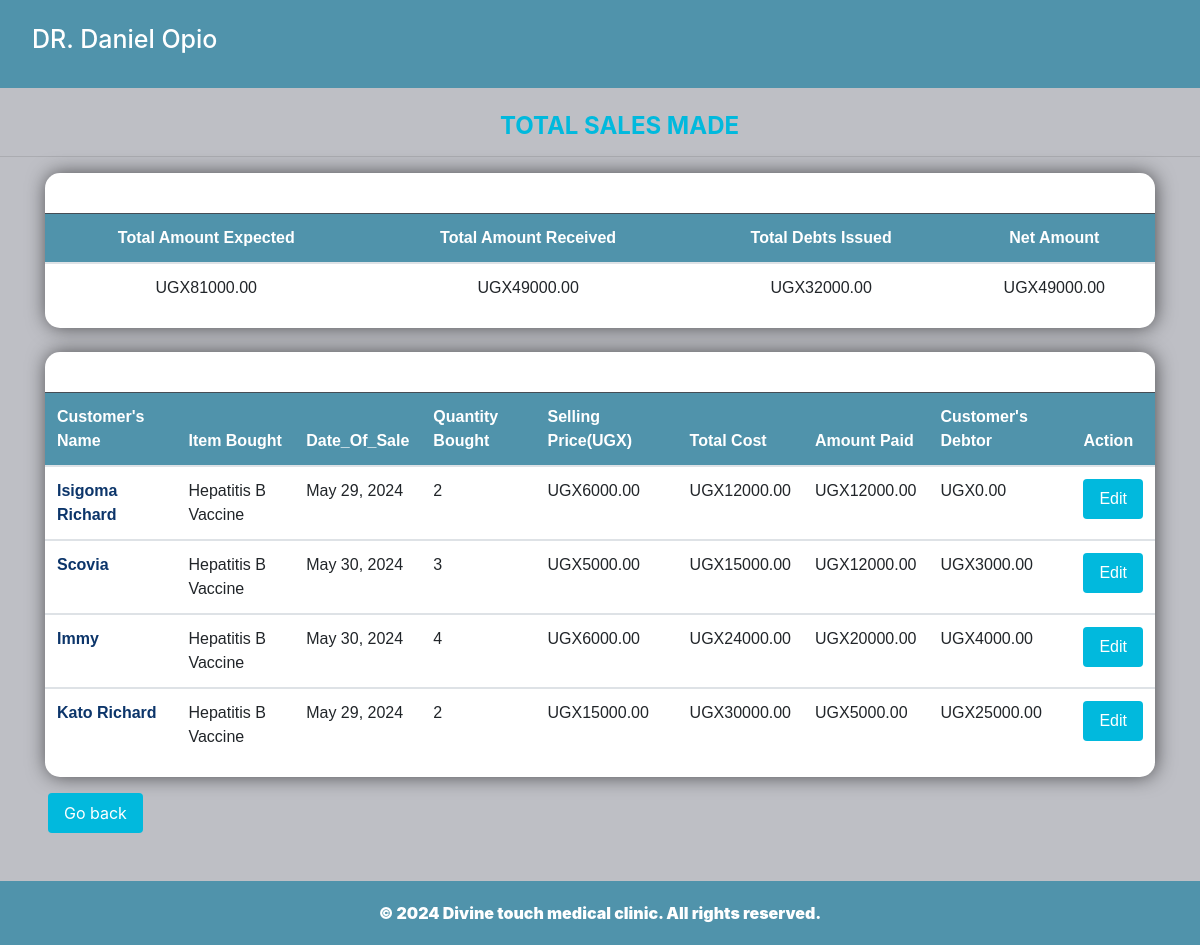
Before: /all_sales/ with the older database file.
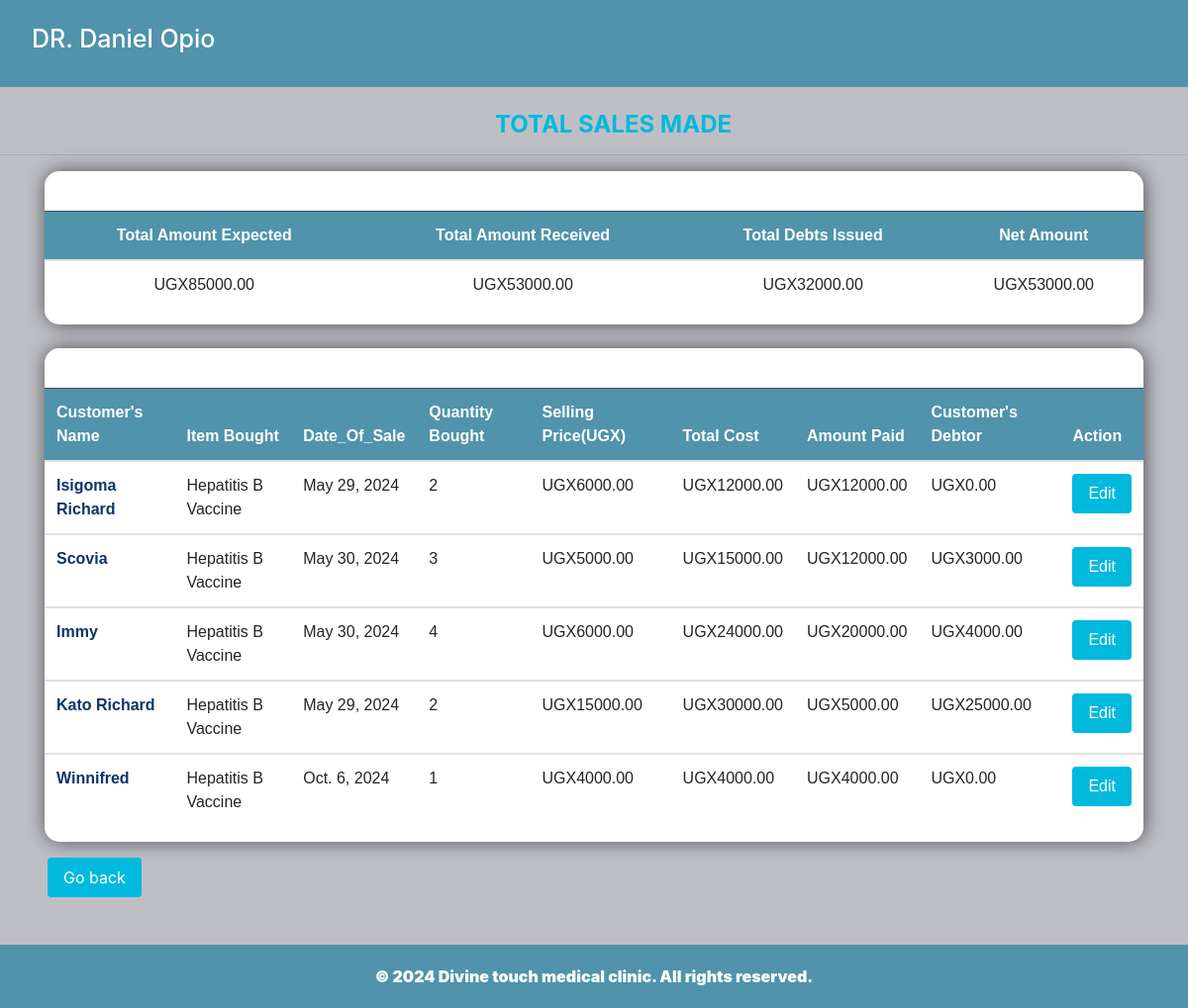
After: the same page with the newer database file.
### pharmacyapp/models.py (models this page shows, shortened)
class Salerecord(models.Model):
    name_of_the_item = models.ForeignKey(Divine, on_delete=models.CASCADE ,blank=True)
    payee = models.CharField(max_length=100 , null=True,blank=True)
    quantity_sold = models.IntegerField(default=0, null=True, blank=True)
    Selling_price= models.DecimalField(max_digits=10, decimal_places=2, default=0, null=True, blank=True)
    amount_received = models.DecimalField(max_digits=10, decimal_places=2, default=0, null=True, blank=True)
    date_of_sale = models.DateField(default=timezone.now,null=True,blank=True)
    unit_price = models.DecimalField(max_digits=10, decimal_places=2, default=0, null=True, blank=True)
    amount_due = models.DecimalField(max_digits=10, decimal_places=2, default=0, null=True, blank=True)
    def total_price(self):
        total_price = self.quantity_sold * self.Selling_price
        return total_price
    def change(self):
        change = self.total_price() - self.amount_received
        return change

class Divine(models.Model):
    Category_item = models.ForeignKey(Category, on_delete=models.CASCADE)
    item_name = models.CharField(max_length=200, null=True, blank=True)
    quantity = models.IntegerField(default=0)
    unit_price = models.DecimalField(max_digits=10, decimal_places=2, default=0, null=True, blank=True)
    received_quantity = models.IntegerField(default=0, null=True, blank=True)
    issued_quantity = models.IntegerField(default=0, null=True, blank=True)
    date_of_stock = models.DateField(default=timezone.now, null=True, blank=True)
    def __str__(self):
        return self.item_name

### pharmacyapp/views.py (the view)
# urls.py: path('all_sales/', views.all_sales, name='all_sales'),
def all_sales(request):
    sales=Salerecord.objects.all()
    total_expected=sum([items.total_price() for items in sales])
    total=sum([items.amount_received for items in sales])
    change=sum([items.change() for items in sales])
    net=total_expected-change
    return render(request,'pharmacyapp/all_sales.html',{'sales':sales,'total':total,'change':change,'net':net,'total_expected':total_expected})

### pharmacyapp/templates/pharmacyapp/all_sales.html (shortened to what this page needs)
{% extends 'pharmacyapp/base.html'%}
{% block content%}
<br>
    <h4 >TOTAL SALES MADE</h4><hr>
<div class="container">
<div class="table-container">
  <table class="table" style="margin-top:40px;">
    <thead class="table-dark text-center" style="background-color: #5093ab;">
      <tr>
        <th scope="col">Total Amount Expected</th>
        <th scope="col">Total Amount Received</th>
        <th scope="col">Total Debts Issued</th>
        <th scope="col">Net Amount</th>
      </tr>
    </thead>
    <tbody class="text-center">
      <tr>
        <td>UGX{{total_expected}}</td>
        <td>UGX{{total}}</td>
        <td>UGX{{change}}</td>
        <td>UGX{{net}}</td>
      </tr>
    </tbody>
  </table>
</div>
</div>
<br>
<div class="container">
  <div class="table-container">
  <table class=" table" style="margin-top:40px;">
    <thead class="table-dark" style="background-color: #5093ab;">
      <tr>
        <th scope="col">Customer's Name</th>
        <th scope="col">Item Bought</th>
        <th scope="col">Date_Of_Sale</th>
        <th scope="col" >Quantity Bought</th>
        <th scope="col">Selling Price(UGX)</th>
        <th scope="col">Total Cost</th>
        <th scope="col">Amount Paid</th>
        <th scope="col">Customer's Debtor</th>
        <th scope="col">Action</th>
      </tr>
    </thead>
    {% for sale in sales %}
    <tbody>
      <tr>
        <td style="font-weight:bolder; color: #0c356a;">{{sale.payee | title}}</td>
        <td>{{ sale.name_of_the_item | title }}</td>
        <td>{{ sale.date_of_sale }}</td>
        <td>{{ sale.quantity_sold }}</td>
        <td>UGX{{ sale.Selling_price }}</td>
        <td>UGX{{ sale.total_price }}</td>
        <td>UGX{{ sale.amount_received }}</td>
        <td>UGX{{ sale.change }}</td>
        <td><a href="{% url 'itemedit' pk=sale.id %}"  class="btn btn-primary">Edit</a></td>
      </tr>
    </tbody>
    {% endfor %}
  </table>
</div>
</div>
<a href="{% url 'item'  %}"  class="hover-button ml-5 "><input type= "submit" value="Go back" class="btn btn-primary mt-3" type="button"/></a>
{% endblock%}

### pharmacyapp/templates/pharmacyapp/base.html (shortened to what this page needs)
{% load static%}
<!DOCTYPE html>
<html lang="en">
<head>
    <link rel="stylesheet" href="https://stackpath.bootstrapcdn.com/bootstrap/4.5.2/css/bootstrap.min.css">
    <link rel="stylesheet" href="{% static 'css/main.css' %}">
</head>
<body>
    <nav class="navbar navbar-expand-lg navbar-dark" style="background-color: #5093ab; color: white;">
        <a class="nav-link" href=""><h1 class="navbar-brand" style = "font-size: 25px; color: white;">DR. Daniel Opio</h1></a>
    </nav>
    {% block content%}
    {% endblock%}
    <footer class="footer mt-5">
      © 2024 Divine touch medical clinic. All rights reserved.
  </footer>
</body>
</html>

### pharmacyapp/templates/pharmacyapp/base.html (style rules this page uses)
body { background-color: #bebfc5; }
.footer { background-color: #5093ab; text-align: center; padding: 20px; bottom: 0; width: 100%; font-weight: 900; color: white; }

### pharmacyapp/templates/pharmacyapp/all_sales.html (style rules this page uses)
h4 { color:#01b9dd; font-weight: bold; margin-left: 500px; }
.btn-primary { background-color: #01b9dd; }
.btn { background-color: #01b9dd; color: white; transition: background-color 0.7s; text-decoration: none; border: none; padding: 8px 16px; border-radius: 4px; }
.table-container { box-shadow: 1px 0px 20px -1px rgba(0,0,0,0.65); overflow-x: auto; max-width: 100%; border-radius: 15px; background-color: white; border-radius: 15px; font-family:sans-serif; }

Changed rows visible on the page:
added Salerecord: payee "Winnifred", name_of_the_item "Hepatitis B Vaccine", date_of_sale "Oct. 6, 2024", quantity_sold "1", Selling_price "4000.00", total_price "4000.00", amount_received "4000.00", change "0.00"
Other visible differences:
{{ total_expected }}: "81000.00" → "85000.00"
{{ total }}: "49000.00" → "53000.00"
{{ net }}: "49000.00" → "53000.00"
